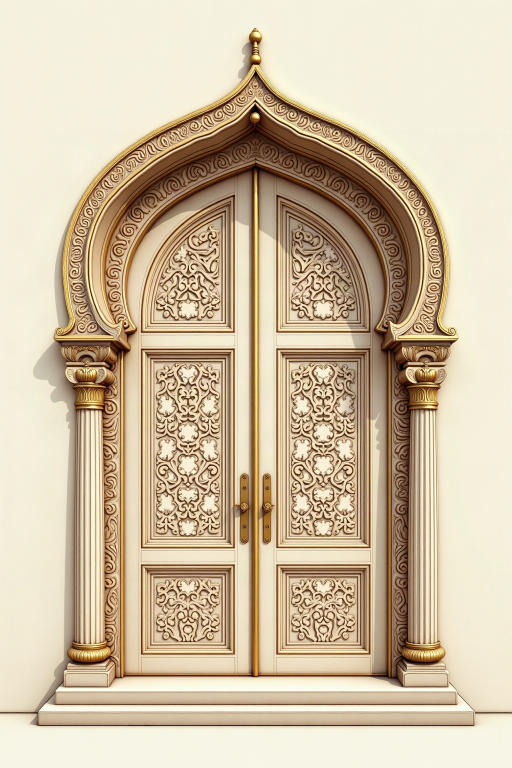
#> input picture assets/generated/royal_palace_door.jpg, 1024 x 1536 px, found by its file name (shown at 1/2 size)
$ python slice_royal_doors.py
#> lines starting #> are read from the running program, lines starting #| are printed output that depends on the picture; after the words box and inside, x2 and y2 are one past the last pixel; in counts of white or black regions, pixels touching at a corner belong together
#!/usr/bin/env python3
"""Slice the royal palace door into:
- royal_door_frame.png (outer wall, pillars, and arch with transparent doorway)
- royal_door_left.png (left swinging leaf)
- royal_door_right.png (right swinging leaf)
"""

import numpy as np
from PIL import Image, ImageDraw

def slice_doors():
    im = Image.open("assets/generated/royal_palace_door.jpg").convert("RGBA")
    W, H = im.size
#> W = 1024; H = 1536

    # Door parameters (refined from pixel measurement)
    CX = 514
    APEX_Y = 328
    SPRING_Y = 690
    BOTTOM_Y = 1346
    LEFT_X = 280
    RIGHT_X = 748

    # We create a polygon/bezier mask for the doorway opening:
    # From (CX, APEX_Y), curves down to (LEFT_X, SPRING_Y), down to (LEFT_X, BOTTOM_Y),
    # across to (RIGHT_X, BOTTOM_Y), up to (RIGHT_X, SPRING_Y), and curves up to (CX, APEX_Y).

    mask_doorway = Image.new("L", (W, H), 0)
#> mask_doorway: PIL image 1024x1536 L; every value is 0
    draw = ImageDraw.Draw(mask_doorway)

    # Generate points along the arch
    arch_pts_left = []
    steps = 40
    # Left arch: cubic bezier or ellipse
    # Curve from (CX, APEX_Y) to (LEFT_X, SPRING_Y)
    # The arch has a slight ogee point at apex:
    # Control points: (CX, APEX_Y) -> (CX - 30, APEX_Y + 40) -> (LEFT_X + 20, SPRING_Y - 140) -> (LEFT_X, SPRING_Y)
    p0 = (CX, APEX_Y)
    p1 = (CX - 35, APEX_Y + 50)
    p2 = (LEFT_X + 25, SPRING_Y - 120)
    p3 = (LEFT_X, SPRING_Y)
    for i in range(steps + 1):
        t = i / steps
        x = (1-t)**3 * p0[0] + 3*(1-t)**2*t * p1[0] + 3*(1-t)*t**2 * p2[0] + t**3 * p3[0]
        y = (1-t)**3 * p0[1] + 3*(1-t)**2*t * p1[1] + 3*(1-t)*t**2 * p2[1] + t**3 * p3[1]
        arch_pts_left.append((x, y))

    arch_pts_right = []
    # Right arch: symmetrical
    p0_r = (CX, APEX_Y)
    p1_r = (CX + 35, APEX_Y + 50)
    p2_r = (RIGHT_X - 25, SPRING_Y - 120)
    p3_r = (RIGHT_X, SPRING_Y)
    for i in range(steps + 1):
        t = i / steps
        x = (1-t)**3 * p0_r[0] + 3*(1-t)**2*t * p1_r[0] + 3*(1-t)*t**2 * p2_r[0] + t**3 * p3_r[0]
        y = (1-t)**3 * p0_r[1] + 3*(1-t)**2*t * p1_r[1] + 3*(1-t)*t**2 * p2_r[1] + t**3 * p3_r[1]
        arch_pts_right.append((x, y))

    full_door_polygon = (
        arch_pts_left +
        [(LEFT_X, BOTTOM_Y), (RIGHT_X, BOTTOM_Y)] +
        list(reversed(arch_pts_right))
    )

    draw.polygon(full_door_polygon, fill=255)

    # 1. Left Door Mask
    mask_left = Image.new("L", (W, H), 0)
    draw_l = ImageDraw.Draw(mask_left)
    left_polygon = (
        arch_pts_left +
        [(LEFT_X, BOTTOM_Y), (CX, BOTTOM_Y), (CX, APEX_Y)]
    )
    draw_l.polygon(left_polygon, fill=255)

    # Crop left door to its bounding box
    left_door_rgba = im.copy()
    left_door_rgba.putalpha(mask_left)
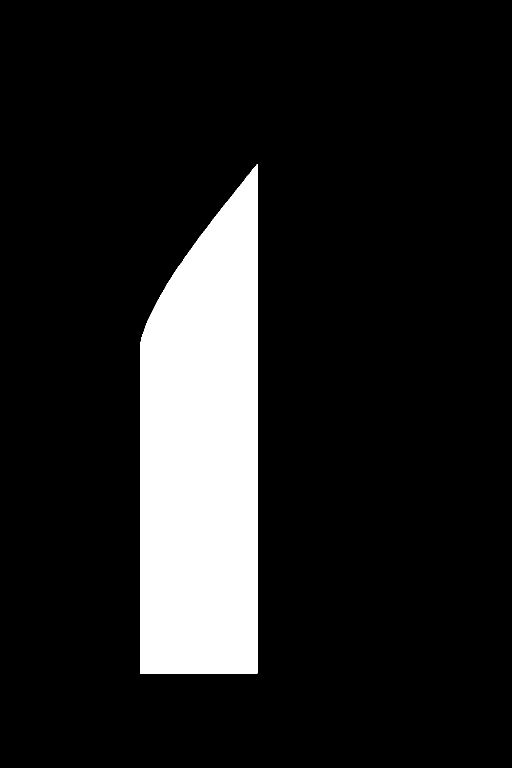
#> mask_left: PIL image 1024x1536 L (shown at 1/2 size); 12.9% white; 1 white region, box (x1, y1, x2, y2) and area: (280, 328, 515, 1347) 202827
    left_crop = left_door_rgba.crop((LEFT_X, APEX_Y, CX, BOTTOM_Y))
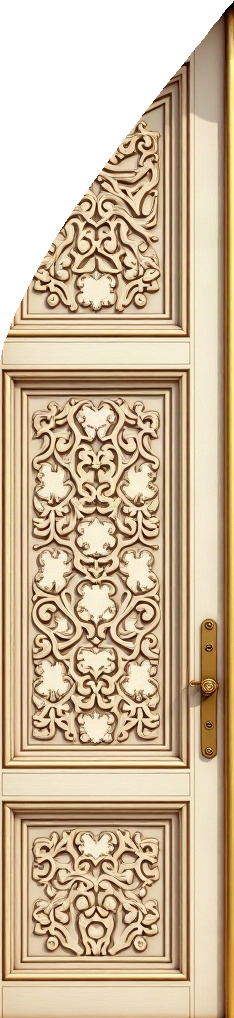
#> left_crop: PIL image 234x1018 RGBA; mean R, G, B, A 189.4, 163.9, 131, 215.8; transparent parts drawn white
    left_crop.save("assets/generated/royal_door_left.png")
    print(f"Saved royal_door_left.png: {left_crop.size}")
#| Saved royal_door_left.png: (234, 1018)

    # 2. Right Door Mask
    mask_right = Image.new("L", (W, H), 0)
    draw_r = ImageDraw.Draw(mask_right)
    right_polygon = (
        [(CX, APEX_Y), (CX, BOTTOM_Y), (RIGHT_X, BOTTOM_Y)] +
        list(reversed(arch_pts_right))
    )
    draw_r.polygon(right_polygon, fill=255)

    # Crop right door to its bounding box
    right_door_rgba = im.copy()
    right_door_rgba.putalpha(mask_right)
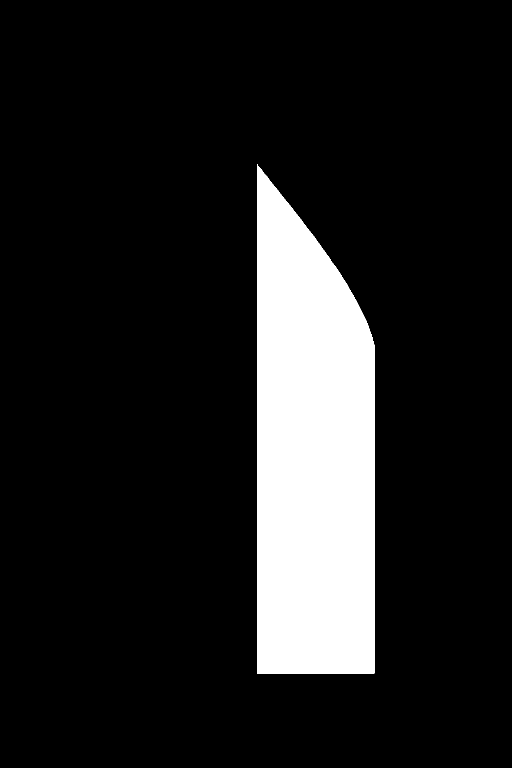
#> mask_right: PIL image 1024x1536 L (shown at 1/2 size); 12.9% white; 1 white region, box (x1, y1, x2, y2) and area: (514, 328, 749, 1347) 202471
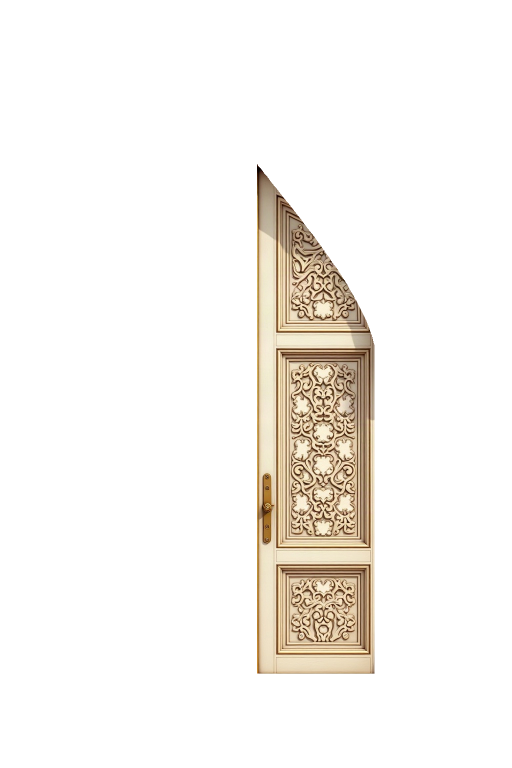
#> right_door_rgba: PIL image 1024x1536 RGBA (shown at 1/2 size); mean R, G, B, A 207.5, 190.5, 163.5, 32.8; transparent parts drawn white
    right_crop = right_door_rgba.crop((CX, APEX_Y, RIGHT_X, BOTTOM_Y))
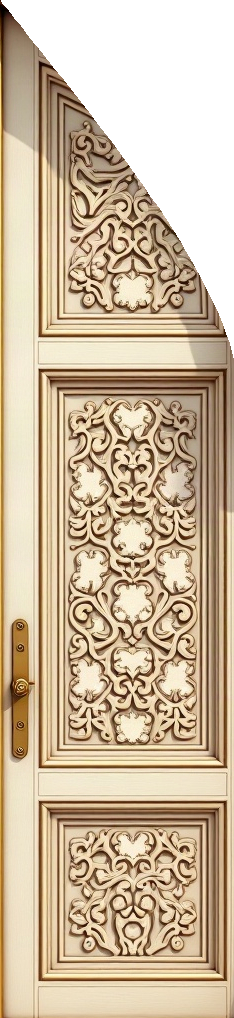
#> right_crop: PIL image 234x1018 RGBA; mean R, G, B, A 184.5, 160.2, 129.8, 215.8; transparent parts drawn white
    right_crop.save("assets/generated/royal_door_right.png")
    print(f"Saved royal_door_right.png: {right_crop.size}")
#| Saved royal_door_right.png: (234, 1018)

    # 3. Outer Frame Mask (Frame has full image, but doorway polygon is 0 alpha)
    mask_frame = Image.new("L", (W, H), 255)
#> mask_frame: PIL image 1024x1536 L; every value is 255
    draw_f = ImageDraw.Draw(mask_frame)
    draw_f.polygon(full_door_polygon, fill=0)

    frame_rgba = im.copy()
    frame_rgba.putalpha(mask_frame)
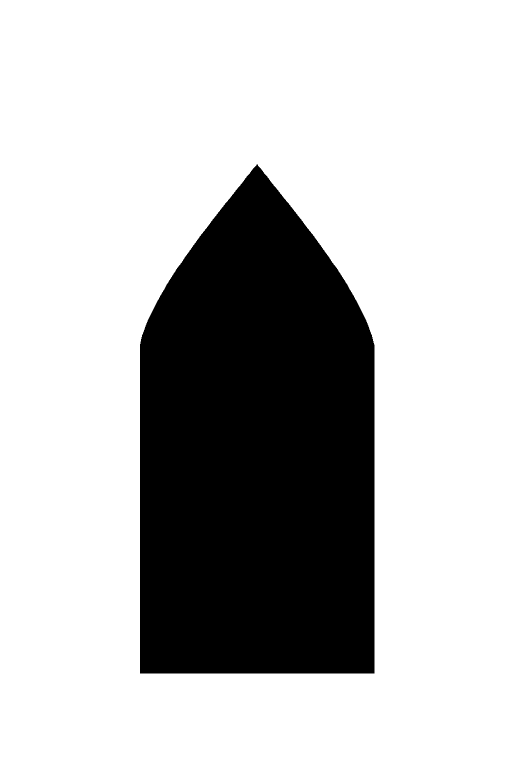
#> mask_frame: PIL image 1024x1536 L (shown at 1/2 size); 74.3% white; 1 black region, box (x1, y1, x2, y2) and area: (280, 328, 749, 1347) 404279
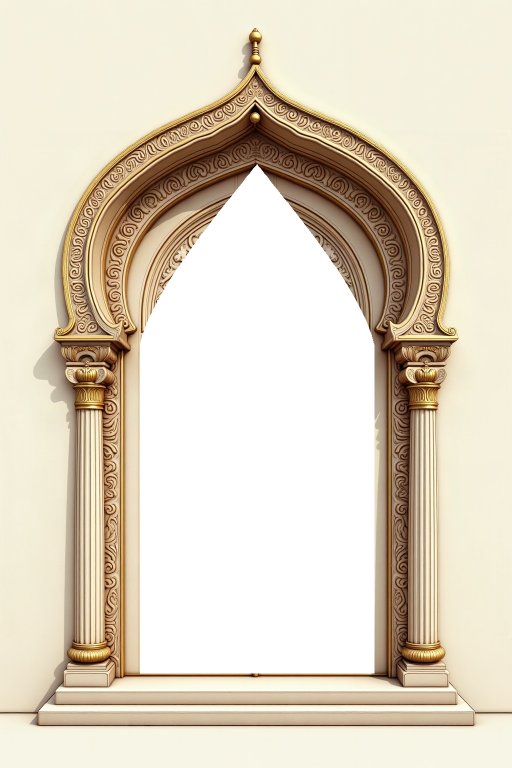
#> frame_rgba: PIL image 1024x1536 RGBA (shown at 1/2 size); mean R, G, B, A 207.5, 190.5, 163.5, 189.5; transparent parts drawn white
    frame_rgba.save("assets/generated/royal_door_frame.png")
    print(f"Saved royal_door_frame.png: {frame_rgba.size}")
#| Saved royal_door_frame.png: (1024, 1536)

if __name__ == "__main__":
    slice_doors()

$ run again, with assets/generated/door_courtyard.jpg copied over assets/generated/royal_palace_door.jpg
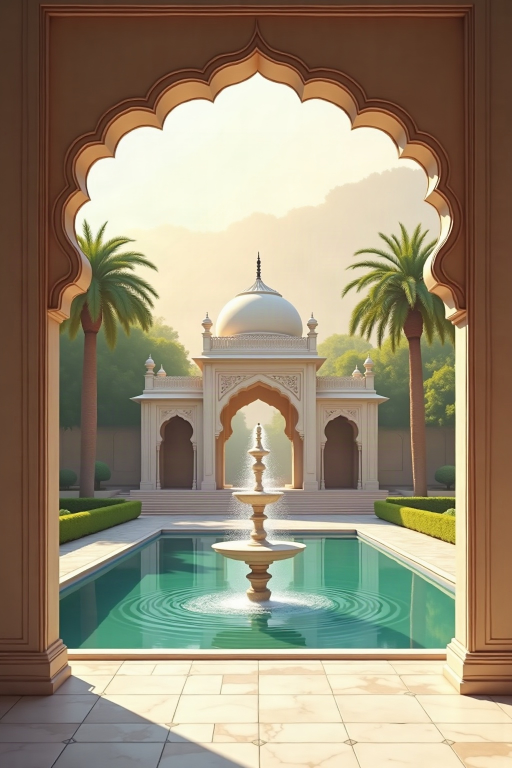
#> input picture assets/generated/door_courtyard.jpg, 1024 x 1536 px, found by its file name (shown at 1/2 size)
#> mask_doorway: PIL image 1024x1536 L; every value is 0
#> mask_left: PIL image 1024x1536 L; 12.9% white; 1 white region, box (x1, y1, x2, y2) and area: (280, 328, 515, 1347) 202827
#| Saved royal_door_left.png: (234, 1018)
#> mask_right: PIL image 1024x1536 L; 12.9% white; 1 white region, box (x1, y1, x2, y2) and area: (514, 328, 749, 1347) 202471
#> in slice_doors, `right_crop = right_door_rgba.crop((CX, APEX_Y, RIGHT_X, BOTTOM_Y))`:
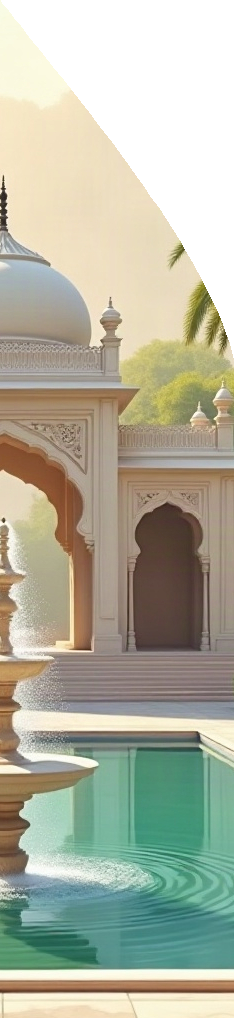
#> right_crop: PIL image 234x1018 RGBA; mean R, G, B, A 173.9, 173.7, 150.6, 215.8; transparent parts drawn white
#| Saved royal_door_right.png: (234, 1018)
#> in slice_doors, `frame_rgba.putalpha(mask_frame)`:
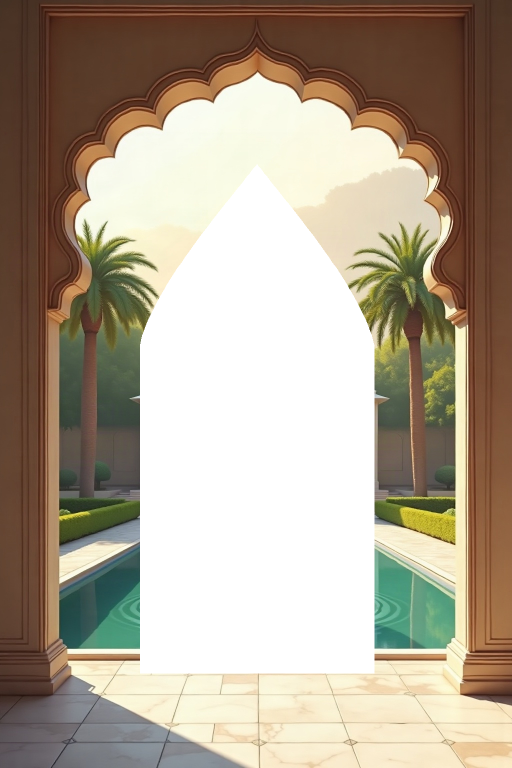
#> frame_rgba: PIL image 1024x1536 RGBA (shown at 1/2 size); mean R, G, B, A 151, 139, 115.8, 189.5; transparent parts drawn white
#| Saved royal_door_frame.png: (1024, 1536)

$ run again, with assets/generated/intro3_plate.jpg copied over assets/generated/royal_palace_door.jpg
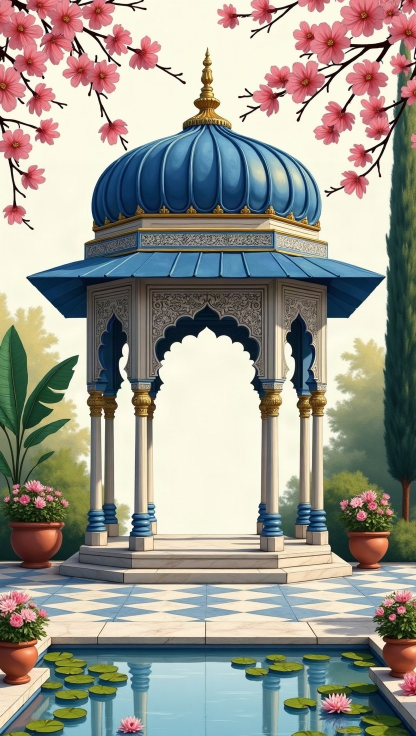
#> input picture assets/generated/intro3_plate.jpg, 832 x 1472 px, found by its file name (shown at 1/2 size)
#> mask_doorway: PIL image 832x1472 L; every value is 0
#> in slice_doors, `left_door_rgba.putalpha(mask_left)`:
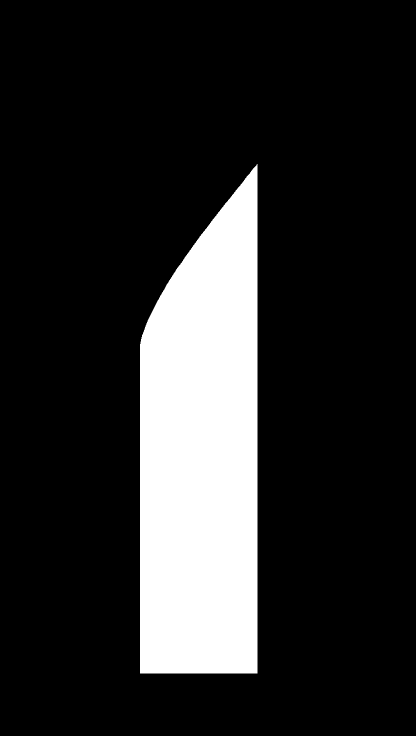
#> mask_left: PIL image 832x1472 L (shown at 1/2 size); 16.6% white; 1 white region, box (x1, y1, x2, y2) and area: (280, 328, 515, 1347) 202827
#| Saved royal_door_left.png: (234, 1018)
#> mask_right: PIL image 832x1472 L; 16.5% white; 1 white region, box (x1, y1, x2, y2) and area: (514, 328, 749, 1347) 202471
#| Saved royal_door_right.png: (234, 1018)
#> in slice_doors, `frame_rgba.putalpha(mask_frame)`:
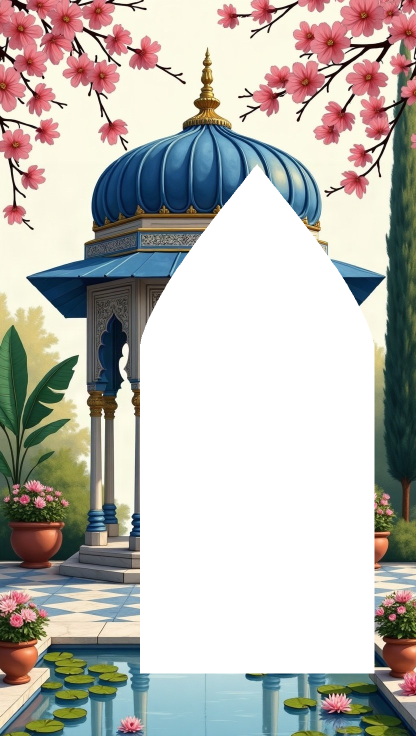
#> frame_rgba: PIL image 832x1472 RGBA (shown at 1/2 size); mean R, G, B, A 154.7, 152.9, 143.4, 170.8; transparent parts drawn white
#| Saved royal_door_frame.png: (832, 1472)
